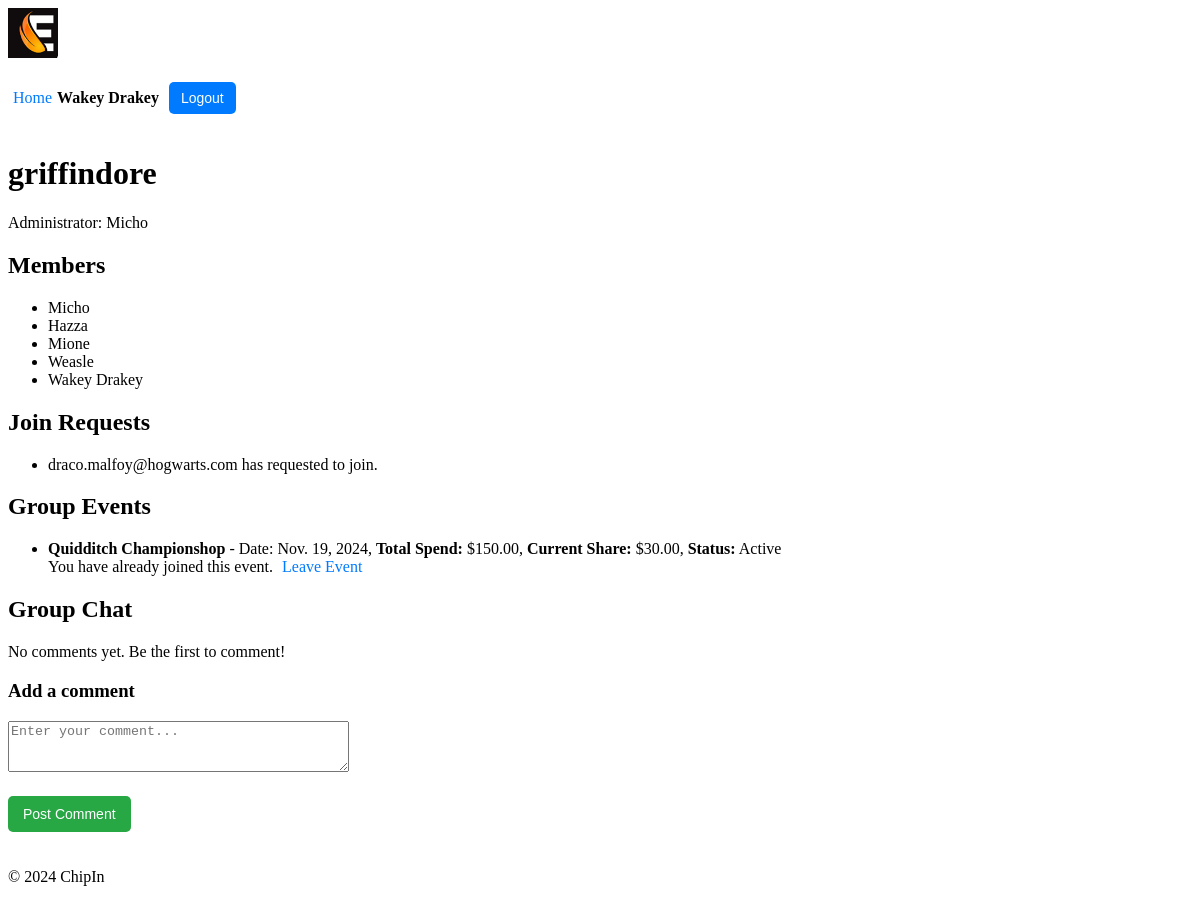
/chipin/group/2/ (signed in), run on the app's committed database.
### users/models.py (models this page shows, shortened)
class Profile(models.Model):
    user = models.OneToOneField(User, on_delete=models.CASCADE)
    first_name = models.CharField(max_length=30)
    surname = models.CharField(max_length=30)
    nickname = models.CharField(max_length=30, unique=True, null=False, blank=False)
    max_spend = models.DecimalField(max_digits=10, decimal_places=2, default=100.00)  # Max spend for each event
    balance = models.DecimalField(max_digits=10, decimal_places=2, default=100.00)  # User's current balance

### chipin/models.py (models this page shows, shortened)
class Group(models.Model):
    name = models.CharField(max_length=100)
    admin = models.ForeignKey(User, related_name='admin_groups', on_delete=models.CASCADE)
    members = models.ManyToManyField(User, related_name='group_memberships', blank=True)
    invited_users = models.ManyToManyField(User, related_name='pending_invitations', blank=True)

class GroupJoinRequest(models.Model):
    user = models.ForeignKey(User, on_delete=models.CASCADE)
    group = models.ForeignKey(Group, on_delete=models.CASCADE, related_name='join_requests')
    is_approved = models.BooleanField(default=False)
    votes = models.ManyToManyField(User, related_name='votes', blank=True)  # Tracks users who voted
    created_at = models.DateTimeField(auto_now_add=True)

class Event(models.Model):
    name = models.CharField(max_length=100)
    date = models.DateField()
    total_spend = models.DecimalField(max_digits=10, decimal_places=2)
    status = models.CharField(max_length=20, default='Pending')  # Can be 'Pending' or 'Active'
    group = models.ForeignKey(Group, related_name='events', on_delete=models.CASCADE)
    members = models.ManyToManyField(User, related_name='event_memberships', blank=True)
    def calculate_share(self):
        members_count = self.group.members.count()
        if members_count == 0:
            return 0
        return self.total_spend / members_count

### chipin/views.py (the view)
# urls.py: path('group/<int:group_id>/', views.group_detail, name='group_detail'),
@login_required
def group_detail(request, group_id, edit_comment_id=None):
    group = get_object_or_404(Group, id=group_id)
    comments = group.comments.all().order_by('-created_at')  # Fetch all comments for the group
    events = group.events.all()  # Fetch all events associated with the group
    if edit_comment_id: # Fetch the comment to edit, if edit_comment_id is provided
        comment_to_edit = get_object_or_404(Comment, id=edit_comment_id)
        if comment_to_edit.user != request.user:
            return redirect('chipin:group_detail', group_id=group.id)
    else:
        comment_to_edit = None
    if request.method == 'POST':
        if comment_to_edit: # Editing an existing comment
            form = CommentForm(request.POST, instance=comment_to_edit)
        else: # Adding a new comment
            form = CommentForm(request.POST)
        if form.is_valid():
            comment = form.save(commit=False)
            comment.user = request.user
            comment.group = group
            comment.save()
            return redirect('chipin:group_detail', group_id=group.id)
    else:
        form = CommentForm(instance=comment_to_edit) if comment_to_edit else CommentForm()
    event_share_info = {}
    for event in events:
        event_share = event.calculate_share()
        user_eligible = request.user.profile.max_spend >= event_share
        user_has_joined = request.user in event.members.all()  # Check if the user has already joined the event
        event_share_info[event] = {
            'share': event_share,
            'eligible': user_eligible,
            'status': event.status,
            'joined': user_has_joined
        }
    return render(request, 'chipin/group_detail.html', {
        'group': group,
        'comments': comments,
        'form': form,
        'comment_to_edit': comment_to_edit,
        'events': events,
        'event_share_info': event_share_info,
    })

### chipin/forms.py (shortened to what this page needs)
class CommentForm(forms.ModelForm):
    class Meta:
        model = Comment
        fields = ['content']
        widgets = {
            'content': forms.Textarea(attrs={'rows': 3, 'placeholder': 'Enter your comment...'})
        }

### chipin/context_processors.py (called while the page is built)
def user_profile(request):
    if request.user.is_authenticated:
        try:
            return {'nickname': request.user.profile.nickname}
        except Profile.DoesNotExist:
            return {'nickname': request.user.username}  # Fallback to username if no profile exists
    return {}

### chipin/templates/chipin/group_detail.html (shortened to what this page needs)
{% extends 'chipin/base.html' %}
{% block content %}
    <h1>{{ group.name }}</h1>
    <p>Administrator: {{ group.admin.profile.nickname }}</p>
    <h2>Members</h2>
    <ul>
        {% for member in group.members.all %}
        <li>{{ member.profile.nickname }}</li>
        {% endfor %}
    </ul>
    {% if request.user in group.members.all %}
        <h2>Join Requests</h2>
        <ul>
            {% for request in group.join_requests.all %}
                <li>{{ request.user.username }} has requested to join.</li>
            {% endfor %}
        </ul>
    {% endif %}
    <h2>Group Events</h2>
    <ul>
        {% for event, info in event_share_info.items %}
            <li>
                <strong>{{ event.name }}</strong> - Date: {{ event.date }},
                <strong>Total Spend:</strong> ${{ event.total_spend }},
                <strong>Current Share:</strong> ${{ info.share }},
                <strong>Status:</strong> <span class="event-status">{{ info.status }}</span><br>
                {% if info.joined %}
                    <span class="joined">You have already joined this event.</span>
                    <a href="{% url 'chipin:leave_event' group.id event.id %}" class="btn btn-warning" onclick="return confirm('Are you sure you want to leave this event?');">Leave Event</a>
                {% endif %}
            </li>
        {% endfor %}
    </ul>
    <h2>Group Chat</h2>
    <div class="comments-section">
        {% for comment in comments %}
            <div class="comment">
                <p><strong>{{ comment.user.profile.nickname }}</strong>: {{ comment.content }}</p>
                <small>Posted on {{ comment.created_at }}</small>
                {% if comment.user == request.user or request.user == group.admin %}
                    <a href="{% url 'chipin:edit_comment' group.id comment.id %}">Edit</a>
                    <a href="{% url 'chipin:delete_comment' comment.id %}" onclick="return confirm('Are you sure?')">Delete</a>
                {% endif %}
            </div>
        {% empty %}
            <p>No comments yet. Be the first to comment!</p>
        {% endfor %}
    </div>
    <h3>{% if comment_to_edit %}Edit Comment{% else %}Add a comment{% endif %}</h3>
    <form method="POST">
        <div class="form-group">
            {{ form.content }}
        </div>
        <button type="submit">{% if comment_to_edit %}Save Comment{% else %}Post Comment{% endif %}</button>
    </form>
{% endblock %}

### chipin/templates/chipin/base.html (shortened to what this page needs)
{% load static %}
<!DOCTYPE html>
<html lang="en">
<head>
    <link rel="stylesheet" href="{% static 'chipin/styles.css' %}">
</head>
<body>
    <header>
        <div class="logo">
            <img src="{% static 'chipin/logo_90.jpg' %}" alt="ChipIn Logo">
        </div>
        <div class="user-info">
            {% if request.user.is_authenticated %}
                <a href="{% url 'chipin:home' %}">Home</a> <span>{{ request.user.profile.nickname }}</span>
                <form action="{% url 'users:logout' %}" method="post">
                    <button type="submit">Logout</button>
                </form>
            {% else %}
                <a href="{% url 'users:login' %}">Login</a> <a href="{% url 'users:register' %}">Register</a>
            {% endif %}
        </div>
    </header>
    <main>
        {% block content %}
        {% endblock %}
    </main>
    <footer>
        <p>&copy; 2024 ChipIn</p>
    </footer>
</body>
</html>

### chipin/static/chipin/styles.css (style rules this page uses)
.logo img { max-height: 50px; }
.user-info { display: flex; align-items: center; font-size: 16px; }
.user-info span { margin-right: 10px; font-weight: bold; }
.user-info button { background-color: #007BFF; color: white; border: none; padding: 8px 12px; cursor: pointer; border-radius: 5px; font-size: 14px; }
button { background-color: #28a745; color: white; border: none; padding: 10px 15px; cursor: pointer; border-radius: 5px; font-size: 14px; margin-top: 20px; margin-bottom: 20px; }
a { color: #007BFF; text-decoration: none; padding: 5px }

### data on the page
Group: name "griffindore", admin.profile.nickname "Micho"
GroupJoinRequest: user.username "draco.malfoy@hogwarts.com"
Event: name "Quidditch Championshop", date "Nov. 19, 2024", total_spend "150.00", share "30.00", status "Active"

### other printed values
{{ request.user.profile.nickname }} "Wakey Drakey"
{{ member.profile.nickname }} "Micho"
{{ member.profile.nickname }} "Hazza"
{{ member.profile.nickname }} "Mione"
{{ member.profile.nickname }} "Weasle"
{{ member.profile.nickname }} "Wakey Drakey"
